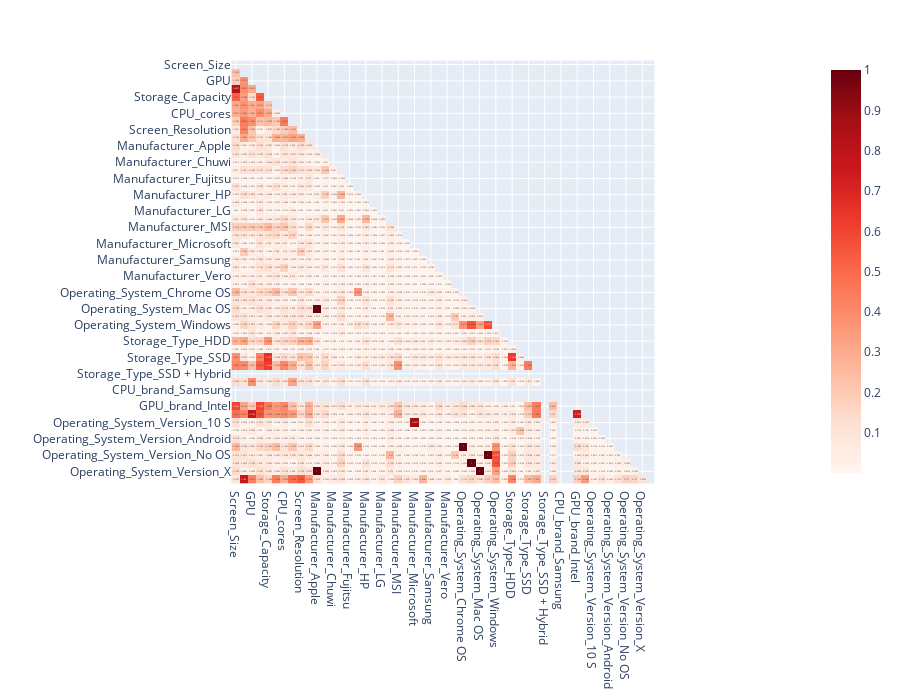

The notebook cell this image was saved under:
### Code cell
corr_plot(X_train_no_cluster,y_train)

### Figure 1 — Plotly figure (JSON) as saved in the notebook; plotly's stock layout.template omitted (floating-point values rounded to 4 significant figures; data arrays with more than 128 entries replaced by an {"elided": "..."} marker saying what was removed)
{"data": [{"coloraxis": "coloraxis", "hovertemplate": "x: %{x}<br>y: %{y}<br>color: %{z}<extra></extra>", "name": "0", "texttemplate": "%{z}", "type": "heatmap", "x": ["Screen_Size", "RAM", "GPU", "Weight", "Storage_Capacity", "CPU_freq", "CPU_cores", "CPU_model", "Screen_Resolution", "Screen_Model", "Manufacturer_Apple", "Manufacturer_Asus", "Manufacturer_Chuwi", "Manufacturer_Dell", "Manufacturer_Fujitsu", "Manufacturer_Google", "Manufacturer_HP", "Manufacturer_Huawei", "Manufacturer_LG", "Manufacturer_Lenovo", "Manufacturer_MSI", "Manufacturer_Mediacom", "Manufacturer_Microsoft", "Manufacturer_Razer", "Manufacturer_Samsung", "Manufacturer_Toshiba", "Manufacturer_Vero", "Manufacturer_Xiaomi", "Operating_System_Chrome OS", "Operating_System_Linux", "Operating_System_Mac OS", "Operating_System_No OS", "Operating_System_Windows", "Storage_Type_Flash Storage + HDD", "Storage_Type_HDD", "Storage_Type_Hybrid", "Storage_Type_SSD", "Storage_Type_SSD + HDD", "Storage_Type_SSD + Hybrid", "CPU_brand_Intel", "CPU_brand_Samsung", "GPU_brand_ARM", "GPU_brand_Intel", "GPU_brand_Nvidia", "Operating_System_Version_10 S", "Operating_System_Version_7", "Operating_System_Version_Android", "Operating_System_Version_Chrome OS", "Operating_System_Version_No OS", "Operating_System_Version_Ubuntu", "Operating_System_Version_X", "Price"], "xaxis": "x", "y": ["Screen_Size", "RAM", "GPU", "Weight", "Storage_Capacity", "CPU_freq", "CPU_cores", "CPU_model", "Screen_Resolution", "Screen_Model", "Manufacturer_Apple", "Manufacturer_Asus", "Manufacturer_Chuwi", "Manufacturer_Dell", "Manufacturer_Fujitsu", "Manufacturer_Google", "Manufacturer_HP", "Manufacturer_Huawei", "Manufacturer_LG", "Manufacturer_Lenovo", "Manufacturer_MSI", "Manufacturer_Mediacom", "Manufacturer_Microsoft", "Manufacturer_Razer", "Manufacturer_Samsung", "Manufacturer_Toshiba", "Manufacturer_Vero", "Manufacturer_Xiaomi", "Operating_System_Chrome OS", "Operating_System_Linux", "Operating_System_Mac OS", "Operating_System_No OS", "Operating_System_Windows", "Storage_Type_Flash Storage + HDD", "Storage_Type_HDD", "Storage_Type_Hybrid", "Storage_Type_SSD", "Storage_Type_SSD + HDD", "Storage_Type_SSD + Hybrid", "CPU_brand_Intel", "CPU_brand_Samsung", "GPU_brand_ARM", "GPU_brand_Intel", "GPU_brand_Nvidia", "Operating_System_Version_10 S", "Operating_System_Version_7", "Operating_System_Version_Android", "Operating_System_Version_Chrome OS", "Operating_System_Version_No OS", "Operating_System_Version_Ubuntu", "Operating_System_Version_X", "Price"], "yaxis": "y", "z": {"elided": "52x52 float values"}}], "layout": {"coloraxis": {"colorscale": [[0, "rgb(255,245,240)"], [0.125, "rgb(254,224,210)"], [0.25, "rgb(252,187,161)"], [0.375, "rgb(252,146,114)"], [0.5, "rgb(251,106,74)"], [0.625, "rgb(239,59,44)"], [0.75, "rgb(203,24,29)"], [0.875, "rgb(165,15,21)"], [1, "rgb(103,0,13)"]]}, "height": 700, "margin": {"t": 60}, "width": 900, "xaxis": {"anchor": "y", "constrain": "domain", "domain": [0, 1], "scaleanchor": "y"}, "yaxis": {"anchor": "x", "autorange": "reversed", "constrain": "domain", "domain": [0, 1]}}}
